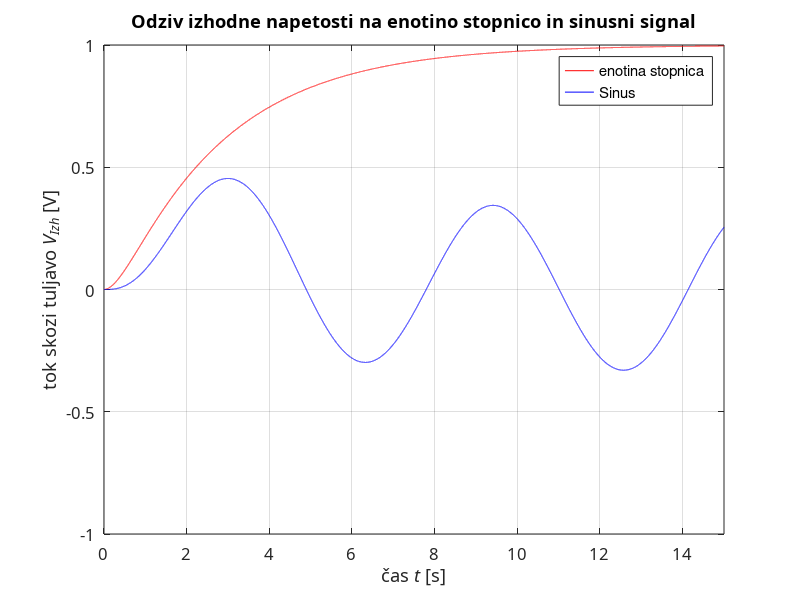

This figure's MATLAB source:
clear all; close all;

dt=0.0005; tz=0; tk=15;
t = tz:dt:tk;

R1 = 1; R2 = 1; C1 = 1; C2 = 1;
a2 = R1*R2*C1*C2;
a1 = (C2*(R1+R2)+R1*C1);
a0 = 1;
b0 = 1;
b1 = 0;
vg1 = ones(size(t)); %stopnica
vg2 = sin(t);        %sinuts

s1 = -(a1/(2*a2) + sqrt((a1/(2*a2))^2 - (a0/a2)))
s2 = -(a1/(2*a2) - sqrt((a1/(2*a2))^2 - (a0/a2)))

hv = 1/a2/(s1-s2) * (exp(s1*t) - exp(s2*t));
dhv = 1/a2/(s1-s2) * (s1*exp(s1*t) - s2*exp(s2*t));

h = b1*dhv + b0*hv;

y1 = dt * conv(h, vg1); y2 = dt * conv(h, vg2);

plot(t, y1(1:(tk/dt+1)), 'r', t, y2(1:(tk/dt+1)), 'b');
axis([tz tk -1 1]);
legend("enotina stopnica", "Sinus")
set(gca, 'FontName', 'Times New Roman CE', 'FontSize', 12);
xlabel('čas {\itt} [s]');
ylabel('tok skozi tuljavo {\itV_{Izh}} [V]');
title('Odziv izhodne napetosti na enotino stopnico in sinusni signal');
grid on; 